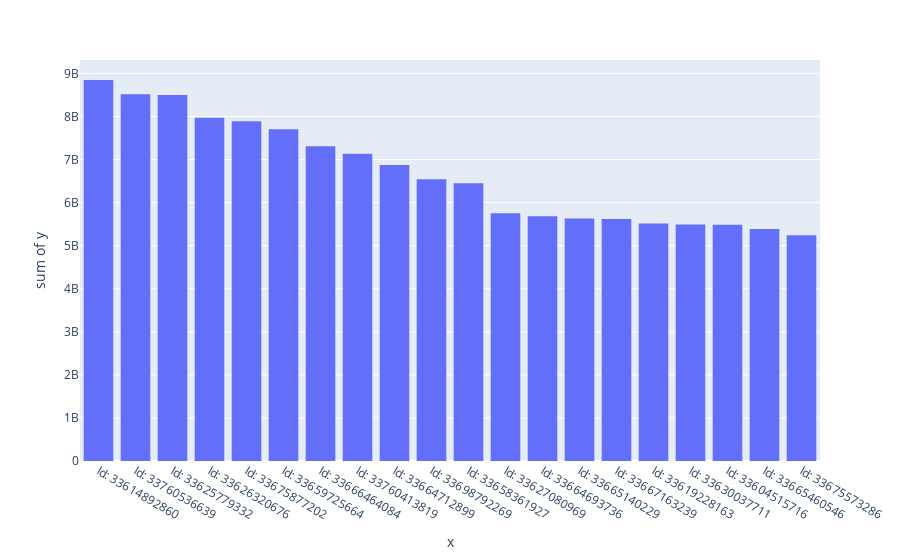

Notebook code for this chart:
### Code cell
sort_by_total_data = apps_df.sort_values(
    'total_data', ascending=False)['total_data']
hist(sort_by_total_data)

### Figure 1 — Plotly figure (JSON) as saved in the notebook; plotly's stock layout.template omitted (floating-point values rounded to 4 significant figures)
{"data": [{"alignmentgroup": "True", "bingroup": "x", "histfunc": "sum", "hovertemplate": "x=%{x}<br>sum of y=%{y}<extra></extra>", "legendgroup": "", "marker": {"color": "#636efa"}, "name": "", "offsetgroup": "", "orientation": "v", "showlegend": false, "type": "histogram", "x": ["Id: 33614892860", "Id: 33760536639", "Id: 33625779332", "Id: 33626320676", "Id: 33675877202", "Id: 33659725664", "Id: 33666464084", "Id: 33760413819", "Id: 33664712899", "Id: 33698792269", "Id: 33658361927", "Id: 33627080969", "Id: 33664693736", "Id: 33665140229", "Id: 33667163239", "Id: 33619228163", "Id: 33630037711", "Id: 33604515716", "Id: 33665460546", "Id: 33675573286"], "xaxis": "x", "y": [8846226494, 8514773963, 8499620722, 7971167261, 7891110608, 7705862783, 7308500938, 7132370514, 6872336254, 6540899126, 6452397856, 5754730859, 5682007334, 5632981121, 5618394054, 5512406357, 5494141526, 5487855293, 5388630694, 5239825067], "yaxis": "y"}], "layout": {"barmode": "relative", "legend": {"tracegroupgap": 0}, "margin": {"t": 60}, "xaxis": {"anchor": "y", "domain": [0, 1], "title": {"text": "x"}}, "yaxis": {"anchor": "x", "domain": [0, 1], "title": {"text": "sum of y"}}}}
